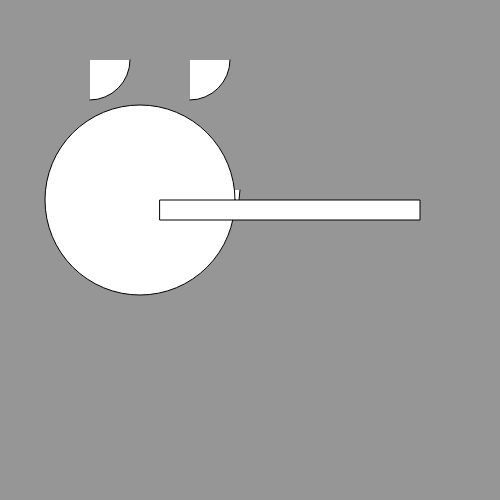
Frame 1 (no input)
Frame 60 (no input): identical to frame 1, image omitted
Frame 120 (the mouse pressed at the canvas centre since frame 60): identical to frame 1, image omitted

The p5.js sketch that drew this single still picture (run headless with seeded random() and noise() and a simulated clock; from frame 60 on, the mouse is pressed at the canvas centre):

// p5.js sketch
// ── sketch.js
//example/coordinates

function setup() {
  createCanvas(500,500);
}

function draw() {
  background(150);


arc(90, 60, 80, 80, 0, HALF_PI);

arc(190, 60, 80, 80, 0, radians(90));

arc(190, 190,100, 100, 0, radians(270));
ellipse(140, 200, 190, 190);
rect(160, 200, 260, 20);






}
